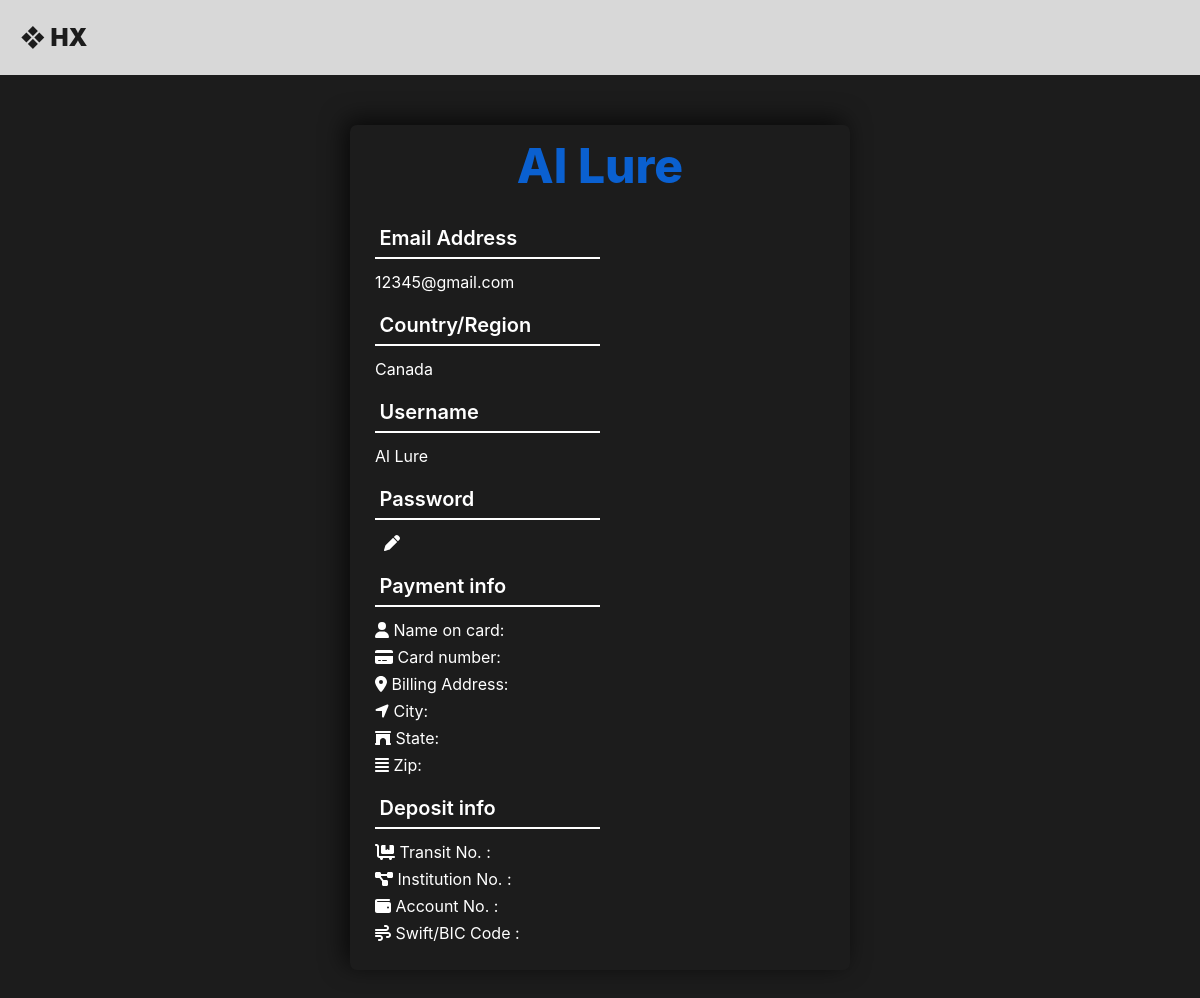
Page /frontend/listener/PersonalPage.php (signed in) on the earlier database version.
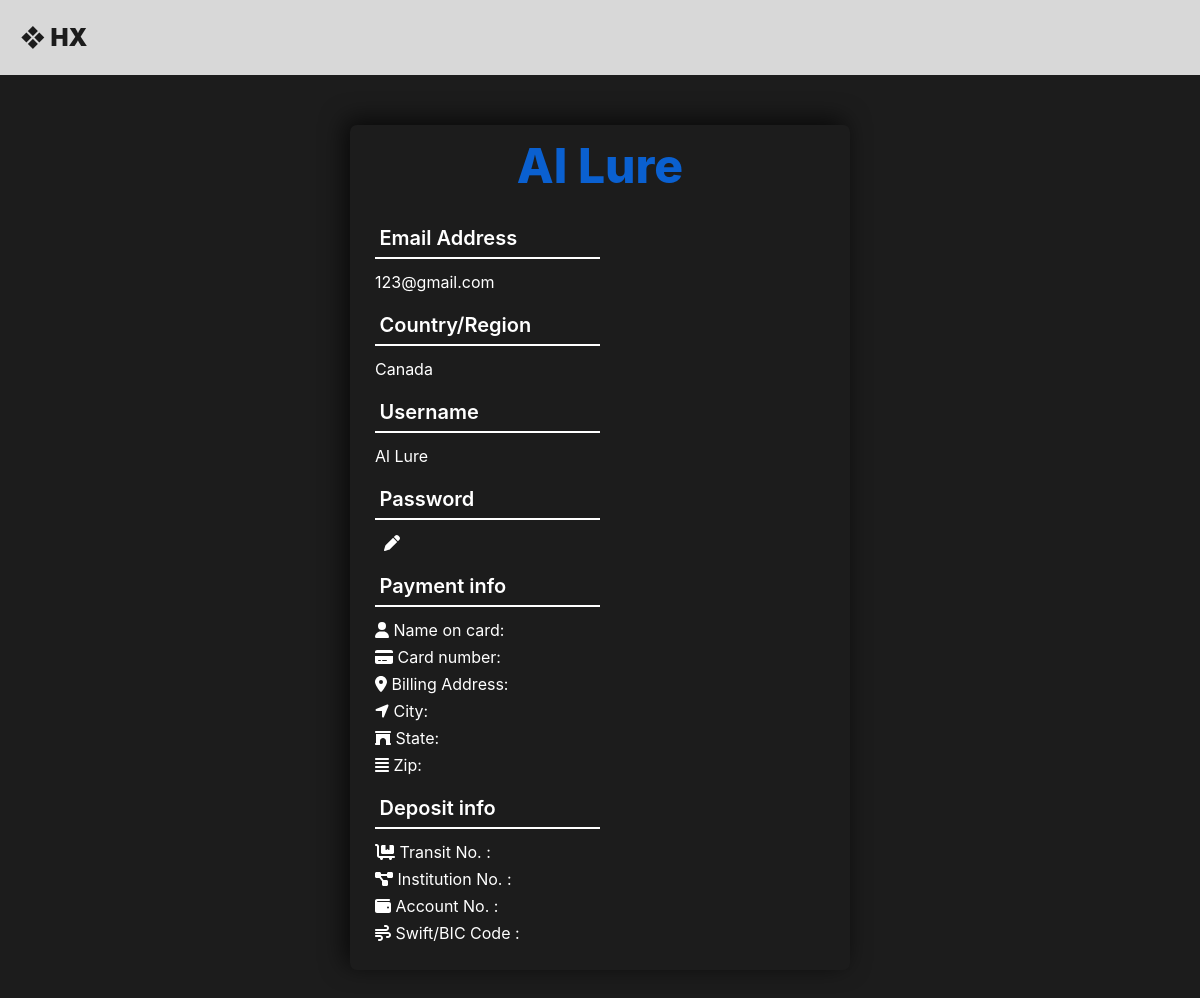
Same page on the later database version.
### tables this page shows
CREATE TABLE `account` (
  `username` varchar(50) NOT NULL,
  `password` varchar(60) NOT NULL,
  `account_type` varchar(50) NOT NULL,
  `id` int(11) NOT NULL,
  `Shares` int(50) NOT NULL,
  `balance` decimal(10,1) NOT NULL,
  `rate` decimal(10,1) NOT NULL,
  `Share_Distributed` int(10) NOT NULL,
  `email` varchar(50) NOT NULL,
  `billing_address` varchar(10) NOT NULL,
  `Full_name` varchar(50) NOT NULL,
  `City` varchar(20) NOT NULL,
  `State` varchar(20) NOT NULL,
  `ZIP` varchar(6) NOT NULL,
  `Card_number` varchar(19) NOT NULL,
  `Transit_no` varchar(5) NOT NULL,
  `Inst_no` varchar(3) NOT NULL,
  `Account_no` varchar(11) NOT NULL,
  `Swift` varchar(8) NOT NULL,
  `price_per_share` decimal(10,1) NOT NULL,
  `Monthly_shareholder` int(11) NOT NULL,
  `Income` decimal(10,1) NOT NULL,
  `Market_cap` decimal(10,1) NOT NULL,
  `shares_repurchase` int(11) NOT NULL
);

### backend/control/Queries.php (called while the page is built, shortened)
<?php
        function searchAccount($conn, $username)
        {
            $sql = "SELECT * FROM account WHERE username = ?";
            $stmt = $conn->prepare($sql);
            $stmt->bind_param('s', $username);
            if($stmt->execute() == FALSE)
            {
                $msg = "Error occured: ".implode(":", $stmt->errorInfo());
                hx_error(HX::QUERY, "searchAccount failed to query");
            }
            $result = $stmt->get_result();
            return $result;
        }
?>

### backend/shared/include/Helper.php (called while the page is built, shortened)
<?php
    function getAccount($username)
    {
        $conn = connect();
        $result = searchAccount($conn, $username);
        $msg = "searchAccount returned ".$result->num_rows." rows";
        $account = $result->fetch_assoc();
        return $account;
    }
?>

### frontend/listener/PersonalPage.php (the view, shortened to what this page needs)
<head>
  <link href="https://rsms.me/inter/inter-ui.css" rel="stylesheet">
  <link rel="stylesheet" href="https://use.fontawesome.com/releases/v5.5.0/css/all.css">
  <link rel="stylesheet" href="../css/app.css" type="text/css">
  <link rel="stylesheet" href="../css/default.css" id="theme-color">
  <link rel="stylesheet" href="../css/menu.css" id="theme-color">
</head>
<body class="bg-dark">
  <header class="smart-scroll">
    <div class="container-xxl">
      <nav class="navbar navbar-expand-md navbar-dark bg-darkcyan">
        <a class="navbar-brand heading-black" href="Listener.php" onclick='window.location.reload();'>
            ❖ HX
        </a>
    </div>
  </header>
  <main>
    <section class="middle-card text-center">
      <div class="name">
        <h1 class="h1-blue"><?php echo $_SESSION['username']; ?></h1>
      </div>
    </section>
    <section class="middle-card">
      <h1 id="h1-sm">Email Address</h1>
      <p><?php
          $account_info = getAccount($_SESSION['username']);
          echo $account_info['email'];
          ?>
    </section>
    <section class="middle-card">
      <h1 id="h1-sm">Country/Region</h1>
      <p>Canada</p>
    </section>
    <section class="middle-card">
      <h1 id="h1-sm">Username</h1>
      <p><?php echo $_SESSION['username']; ?></p>
    </section>
    <section class="middle-card">
      <h1 id="h1-sm">Password</h1>
      <a href="../../backend/shared/EditPasswordBackend.php" id="icon-btn">&nbsp<i class="fa fa-pen"></i></a>
    </section>
    <?php
      if(!$_SESSION['testing_phase'])
      {
        echo '
            <section class="middle-card">
              <h1 id="h1-sm">Payment info</h1>
              <p><i class="fa fa-user"></i> Name on card: '.$account_info['Full_name'].'</p>
            </section>
            <section class="middle-card">
              <p><i class="fas fa-credit-card"></i> Card number: '.printUserImportantInfo($account_info['Card_number']).'</p>
            </section>
            <section class="middle-card">
              <p><i class="fas fa-map-marker-alt"></i> Billing Address: '.$account_info['billing_address'].'</p>
            </section>
            <section class="middle-card">
              <p><i class="fas fa-location-arrow"></i> City: '.$account_info['City'].'</p>
            </section>
            <section class="middle-card">
              <p><i class="fas fa-archway"></i> State: '.$account_info['State'].'</p>
            </section>
            <section class="middle-card">
              <p><i class="fas fa-align-justify"></i> Zip: '.$account_info['ZIP'].'</p>
            </section>
            <section class="middle-card">
              <h1 id="h1-sm">Deposit info</h1>
              <p><i class="fas fa-dolly-flatbed"></i> Transit No. : '.$account_info['Transit_no'].'</p>
            </section>
            <section class="middle-card">
              <p><i class="fas fa-project-diagram"></i> Institution No. : '.$account_info['Inst_no'].'</p>
            </section>
            <section class="middle-card">
              <p><i class="fas fa-wallet"></i> Account No. : '.$account_info['Account_no'].'</p>
            </section>
            <section class="middle-card">
              <p><i class="fas fa-wind"></i> Swift/BIC Code : '.$account_info['Swift'].'</p>
            </section>
        ';
      }
    ?>
    <section class="middle-card py-2"></section>
  </main>
</body>

Differences in the rows shown:
changed account: email "12345@gmail.com" → "123@gmail.com"
